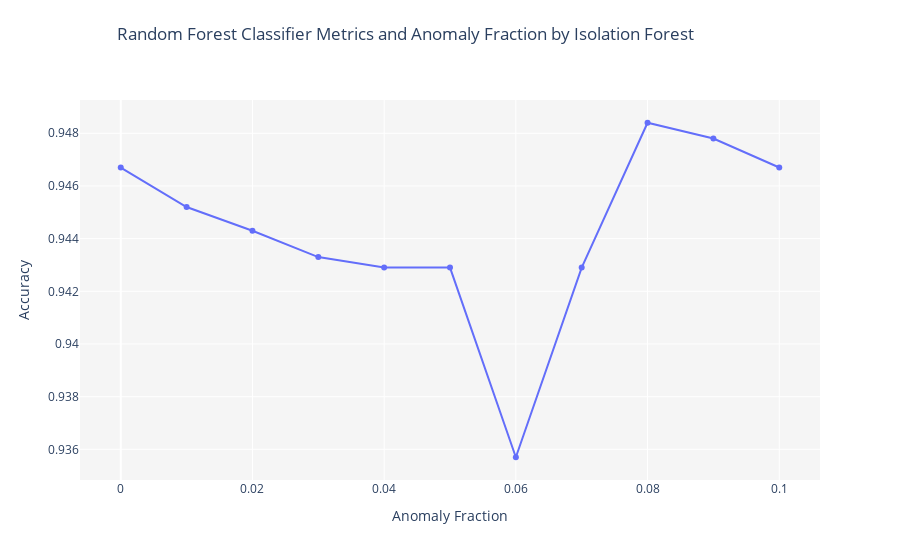

Notebook code cell kept with this figure:
### Markdown cell above
## iForest model

### Code cell
# building iforest model with estimator as random forest.
iforest_model = tune_model(model = 'iforest', supervised_target ='target', supervised_estimator='rf')

### Figure 1 — Plotly figure (JSON) as saved in the notebook; plotly's stock layout.template omitted (floating-point values rounded to 4 significant figures)
{"data": [{"mode": "lines+markers", "name": "Accuracy", "type": "scatter", "x": [0, 0.01, 0.02, 0.03, 0.04, 0.05, 0.06, 0.07, 0.08, 0.09, 0.1], "y": [0.9467, 0.9452, 0.9443, 0.9433, 0.9429, 0.9429, 0.9357, 0.9429, 0.9484, 0.9478, 0.9467]}], "layout": {"plot_bgcolor": "rgb(245,245,245)", "title": {"text": "Random Forest Classifier Metrics and Anomaly Fraction by Isolation Forest", "x": 0.45, "xanchor": "center", "y": 0.95, "yanchor": "top"}, "xaxis": {"title": {"text": "Anomaly Fraction"}}, "yaxis": {"title": {"text": "Accuracy"}}}}
